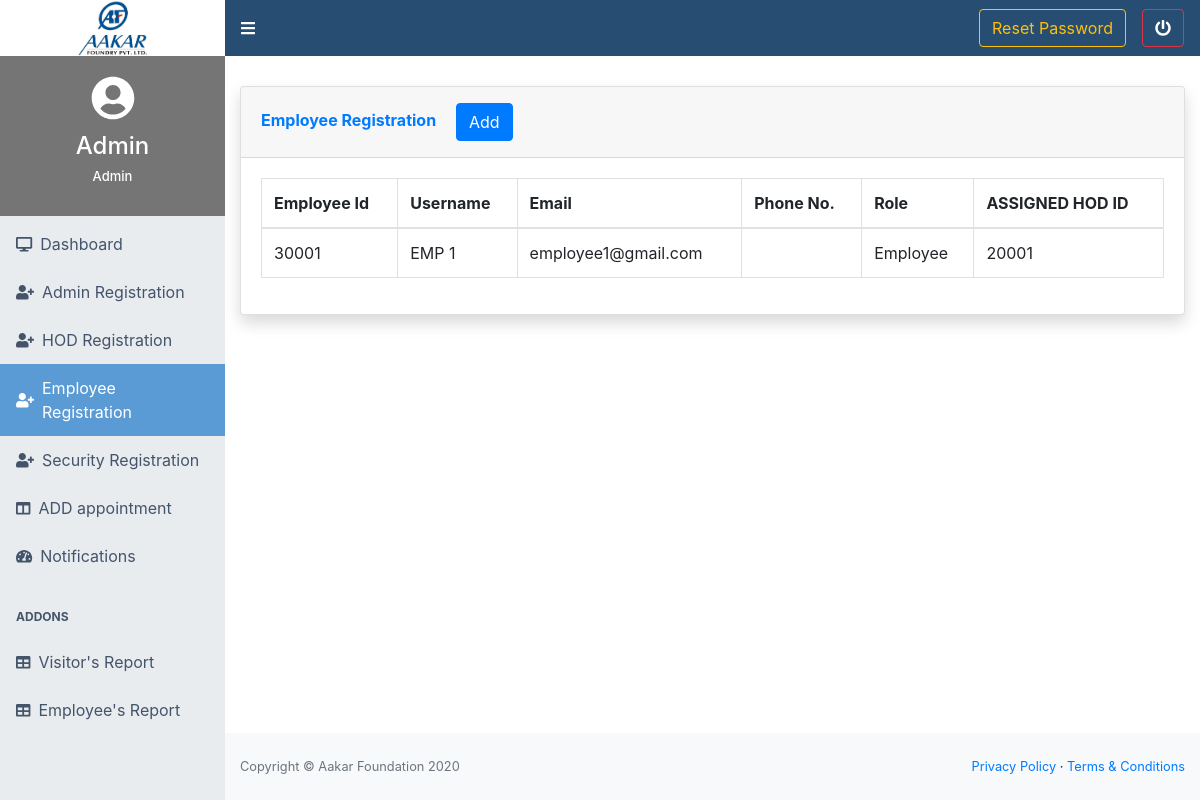
The app's page /admin_4/add_employee_4.php (signed in) with its own data.
### tables this page shows
CREATE TABLE `employee` (
  `employee_id` varchar(20) NOT NULL,
  `username` varchar(45) NOT NULL,
  `email` varchar(45) NOT NULL,
  `password` text NOT NULL,
  `first_name` varchar(45) NOT NULL,
  `last_name` varchar(45) NOT NULL,
  `hod_id` varchar(20) NOT NULL,
  `hod_name` varchar(20) NOT NULL,
  `phone_no` varchar(10) NOT NULL
);

### php-utils/signup.utils.php (called while the page is built, shortened)
<?php
if(!function_exists("getUserData")) {
  function getUserData($link,$type,$assignedBy) {
    $query = "SELECT * FROM `".$type."`;";
    $result = mysqli_query($link,$query);
    return $result;
  }
}
?>

### admin_4/add_employee_4.php (the view, shortened to what this page needs)
<?php
include('header_4.php');
include('navbar_4.php');
include('../php-utils/db/db.variables.php');
include('../php-utils/db/db.connection.php');
include('../php-utils/signup.utils.php');
$link = connectionToDB($host, $username, $pass, $db);
$result = getUserData($link,'employee',$_SESSION['id']);
?>
    <main style="margin-top: 30px;">
        <div class="container-fluid">
            <div class="card shadow mb-4">
                <div class="card-header py-3">
                    <h6 class="m-0 font-weight-bold text-primary">Employee Registration
                        <button type="button" class="ml-3 btn btn-primary text-left" data-toggle="modal" data-target="#addadminprofile">Add</button>
                    </h6>
                </div>
                <div class="card-body">
                    <div class="table-responsive">
                        <table class="table table-bordered" id="dataTable" width="100%" cellspacing="0">
                            <thead>
                                <tr>
                                    <th> Employee Id</th>
                                    <th> Username </th>
                                    <th> Email </th>
                                    <th> Phone No. </th>
                                    <th> Role </th>
                                    <th> ASSIGNED HOD ID </th>
                                </tr>
                            </thead>
                            <tbody>
                            <?php
while($row = mysqli_fetch_array($result,MYSQLI_ASSOC)){
echo '<tr>
<td>'.$row['employee_id'].'</td>
<td>'.$row['first_name'].' '.$row['last_name'].'</td>
<td>'.$row['email'].'</td>
<td>'.$row['phone_no'].'</td>
<td>Employee</td>
<td>'.$row['hod_id'].'</td>
</tr>';
}
?>
                            </tbody>
                        </table>
                    </div>
                </div>
            </div>
        </div>
    </main>
		<?php
		include('footer_4.php');
		include('scripts_4.php');
		?>

### records on screen
employee: employee_id "30001", first_name "EMP", last_name "1", email "employee1@gmail.com", hod "20001"

### other values on screen
$_SESSION['firstname'] "Admin"
